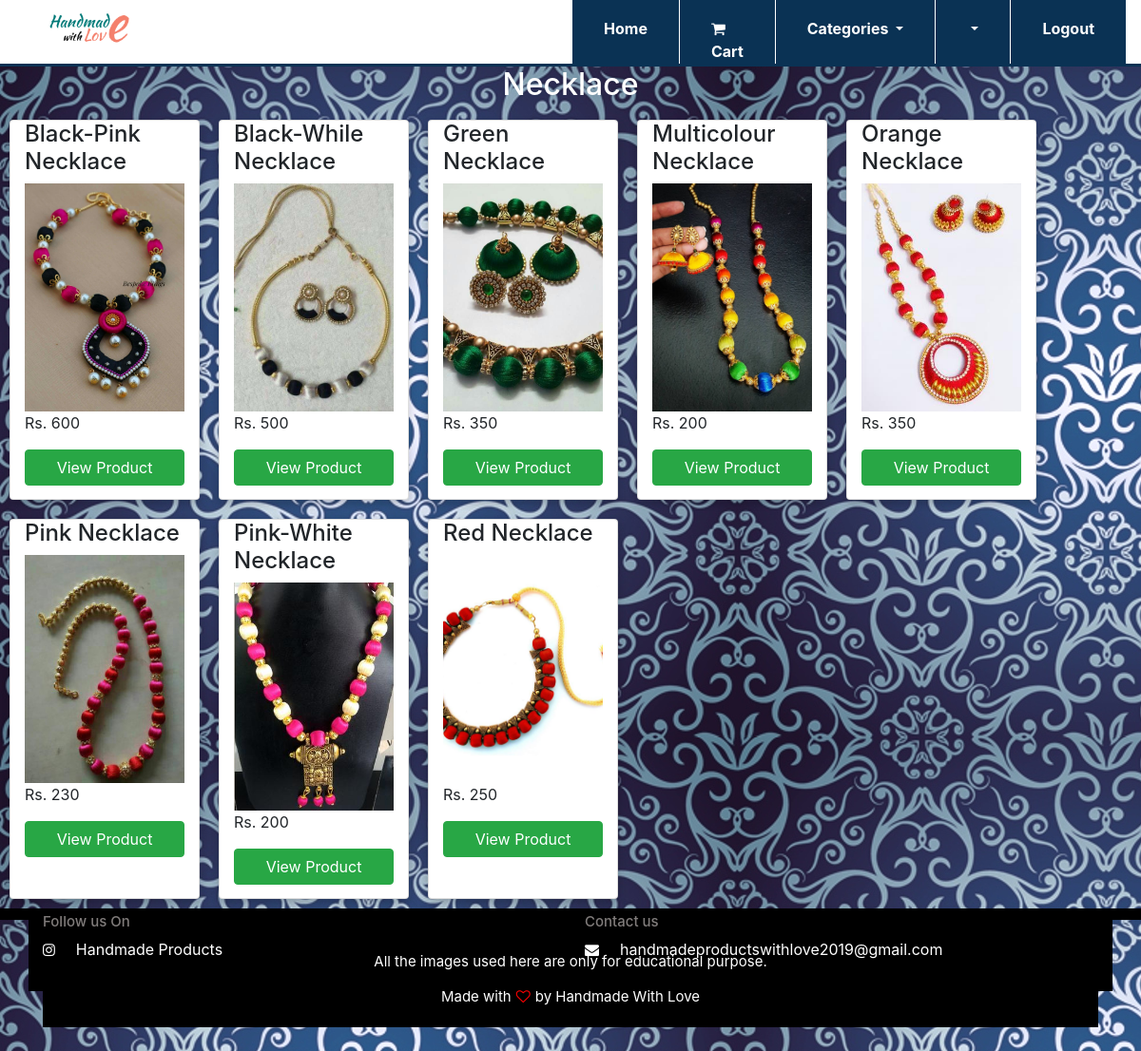
Page /necklace.php on the committed database.
### tables this page shows
CREATE TABLE `products` (
  `p_id` int(20) NOT NULL,
  `p_name` varchar(30) NOT NULL,
  `p_amount` int(20) NOT NULL,
  `type` varchar(50) NOT NULL,
  `imagepath` varchar(100) NOT NULL,
  `description` varchar(500) NOT NULL
);

### necklace.php (the view, shortened to what this page needs)
<?php include 'userheader1.php';?>
<?php
$uid= $_SESSION['uid'];
require_once('connection.php');
$query="select * from products where type='Necklace'";
$result=mysqli_query($con,$query);
?>
<!DOCTYPE html>
<html>
<head>
	<link rel="stylesheet" href="./bootstrap/bootstrap.min.css">
	<link rel="stylesheet" type="text/css" href="products.css">
	<link rel="stylesheet" href="https://stackpath.bootstrapcdn.com/font-awesome/4.7.0/css/font-awesome.min.css">
</head>
<body style="background-image: url('./images/img4.jpg'); z-index: 2;">
	<div class="product" style="">
		<h2 class="text-center" style="color: #fff;">Necklace</h2>
		<?php while($product=mysqli_fetch_assoc($result)): ?>
			<div class="card col-md-2">
				<h4><?= $product['p_name'];?></h4>
				<center><img class="card-image" src="<?= $product['imagepath'];?>" /></center>
				<p class="price">Rs. <?= $product['p_amount']; ?></p>
				<?php
				echo "<a href='displaydetails.php?uid=$uid&id=$product[p_id]'><button type='button' style='width:100%;' class='btn btn-success' name='viewproduct' id='viewproduct'>View Product</button></a>" ?>
			</div>
		<?php endwhile; ?>
	</div>
	<div class="footer1" style="position: relative; bottom: 0">
		<?php include 'footer.php';?>
</body>
</html>

### products.css (style rules this page uses)
.card { box-shadow: 0 4px 8px 0 rgba(0,0,0,0.2); transition: 0.3s; height:50vh; margin: 10px; z-index: 1; float: left; }
.footer1 { position: relative; margin-top: -180px; clear: both; height: 150px; }
.card-image { height: 30vh; width: 40vw; width: 100%; display: block; object-fit: cover; }
.footer1 { position: sticky; bottom: 0; margin-top: -180px; clear: both; height: 150px; }
.product { margin-bottom: 120px; }

### rows in the picture
products: p_name "Black-Pink Necklace", imagepath (picture), p_amount "600"
products: p_name "Black-While Necklace", imagepath (picture), p_amount "500"
products: p_name "Green Necklace", imagepath (picture), p_amount "350"
products: p_name "Multicolour Necklace", imagepath (picture), p_amount "200"
products: p_name "Orange Necklace", imagepath (picture), p_amount "350"
products: p_name "Pink Necklace", imagepath (picture), p_amount "230"
products: p_name "Pink-White Necklace", imagepath (picture), p_amount "200"
products: p_name "Red Necklace", imagepath (picture), p_amount "250"
